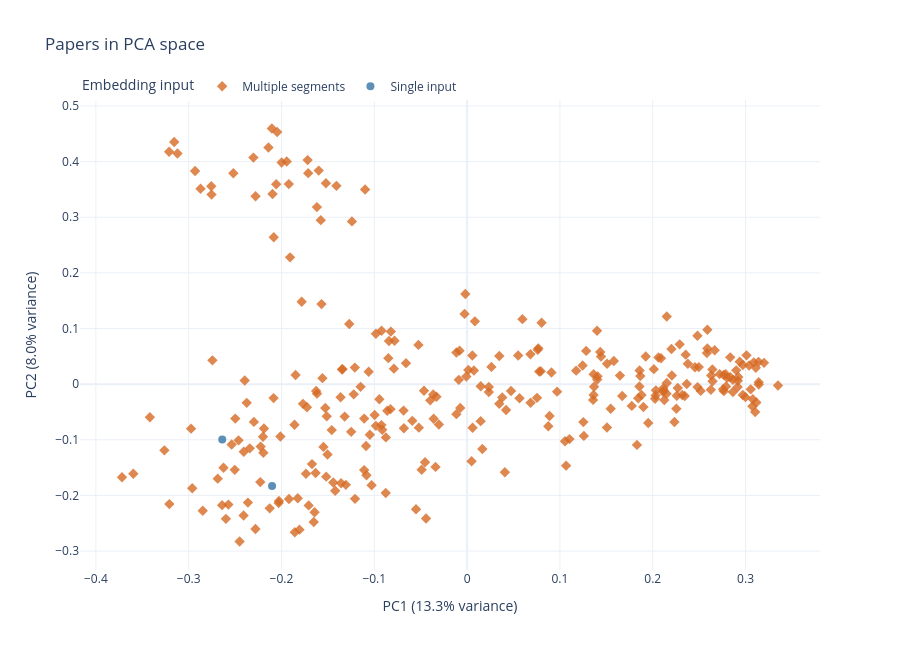

The notebook cell this image was saved under:
### Code cell
try:
    import plotly.express as px
except ImportError as exc:
    raise ImportError("Install Plotly in this kernel with %pip install plotly, then rerun this cell.") from exc

def hover_text(value, width=70):
    return "<br>".join(html.escape(line) for line in textwrap.wrap(str(value), width=width))

plot_data = papers.copy()
plot_data["Paper"] = plot_data["Title"].map(hover_text)
plot_data["Text preview"] = plot_data["text_preview"].map(
    lambda text: hover_text(text[:350] + ("…" if len(text) > 350 else ""))
)

def embedding_plot(frame, x, y, title):
    fig = px.scatter(
        frame, x=x, y=y,
        color="input_status", symbol="input_status",
        color_discrete_map={"Single input": "#3573A5", "Multiple segments": "#D66A24"},
        symbol_map={"Single input": "circle", "Multiple segments": "diamond"},
        hover_name="Paper",
        hover_data={"Key": True, "source_filename": True, "segments": True,
                    "Text preview": True, "embedding_tokens": True,
                    "input_status": False, x: False, y: False},
        labels={"input_status": "Embedding input", "embedding_tokens": "Input tokens"},
        title=title, template="plotly_white", height=650,
    )
    fig.update_traces(marker={"size": 8, "opacity": 0.8})
    fig.update_layout(legend={"orientation": "h", "y": 1.06, "x": 0})
    return fig

pca_figure = embedding_plot(plot_data, "PCA 1", "PCA 2", "Papers in PCA space")
pca_figure.update_xaxes(title=f"PC1 ({pca.explained_variance_ratio_[0]:.1%} variance)")
pca_figure.update_yaxes(title=f"PC2 ({pca.explained_variance_ratio_[1]:.1%} variance)")
pca_figure.show()

### Figure 1 — Plotly figure (JSON) as saved in the notebook; plotly's stock layout.template omitted (floating-point values rounded to 4 significant figures; data arrays with more than 128 entries replaced by an {"elided": "..."} marker saying what was removed)
{"data": [{"customdata": {"elided": "290x6 mixed values"}, "hovertemplate": "<b>%{hovertext}</b><br><br>Key=%{customdata[0]}<br>source_filename=%{customdata[1]}<br>segments=%{customdata[2]}<br>Text preview=%{customdata[3]}<br>Input tokens=%{customdata[4]}<extra></extra>", "hovertext": {"elided": "290 str values"}, "legendgroup": "Multiple segments", "marker": {"color": "#D66A24", "opacity": 0.8, "size": 8, "symbol": "diamond"}, "mode": "markers", "name": "Multiple segments", "orientation": "v", "showlegend": true, "type": "scatter", "x": {"elided": "290 float values"}, "xaxis": "x", "y": {"elided": "290 float values"}, "yaxis": "y"}, {"customdata": [["2110ff3cc1245d5c9dbf981e7f2d13627b46319568baa71e8270e42a138ff206", "Dann - 1993 - Highly Leveraged Transactions and Managerial Discretion over Investment Policy An Overview.pdf", 1, "Highly leveraged transactions and managerial discretion over<br>investment policy  An overview  Received June 1992. final version<br>received June 1992  These discussion comments place the evidence by<br>Denis and Denis on leveraged recapitalizations in the broader context<br>of highly leveraged transactions. including going-private<br>transactions. management bu…", 2022, "Single input"], ["1bca26d253979edf7877292340be47e6cb50dd3c2c6f649cacd02f3d578a5d01", "Holthausen und Larcker - 1998 - The financial performance of reverse leveraged buyouts [Journal of Financial Economics 42 (1996) 293.pdf", 1, "Erratum The financial performance of reverse leveraged buyouts<br>[Journal of Financial Economics 42 (1996) 293-332] 1  Robert W.<br>Holthausen*, David F. Larcker  The Wharton School, University of<br>Pennsylvania, Philadelphia, PA 19104, USA  The following passage from<br>Holthausen and Larcker (1996) (p. 325) is in error and should be<br>eliminated:  While Dege…", 291, "Single input"]], "hovertemplate": "<b>%{hovertext}</b><br><br>Key=%{customdata[0]}<br>source_filename=%{customdata[1]}<br>segments=%{customdata[2]}<br>Text preview=%{customdata[3]}<br>Input tokens=%{customdata[4]}<extra></extra>", "hovertext": ["Dann - 1993 - Highly Leveraged Transactions and Managerial Discretion<br>over Investment Policy An Overview.pdf", "Holthausen und Larcker - 1998 - The financial performance of reverse<br>leveraged buyouts [Journal of Financial Economics 42 (1996) 293.pdf"], "legendgroup": "Single input", "marker": {"color": "#3573A5", "opacity": 0.8, "size": 8, "symbol": "circle"}, "mode": "markers", "name": "Single input", "orientation": "v", "showlegend": true, "type": "scatter", "x": [-0.2638, -0.2101], "xaxis": "x", "y": [-0.09928, -0.1829], "yaxis": "y"}], "layout": {"height": 650, "legend": {"orientation": "h", "title": {"text": "Embedding input"}, "tracegroupgap": 0, "x": 0, "y": 1.06}, "title": {"text": "Papers in PCA space"}, "xaxis": {"anchor": "y", "domain": [0, 1], "title": {"text": "PC1 (13.3% variance)"}}, "yaxis": {"anchor": "x", "domain": [0, 1], "title": {"text": "PC2 (8.0% variance)"}}}}
